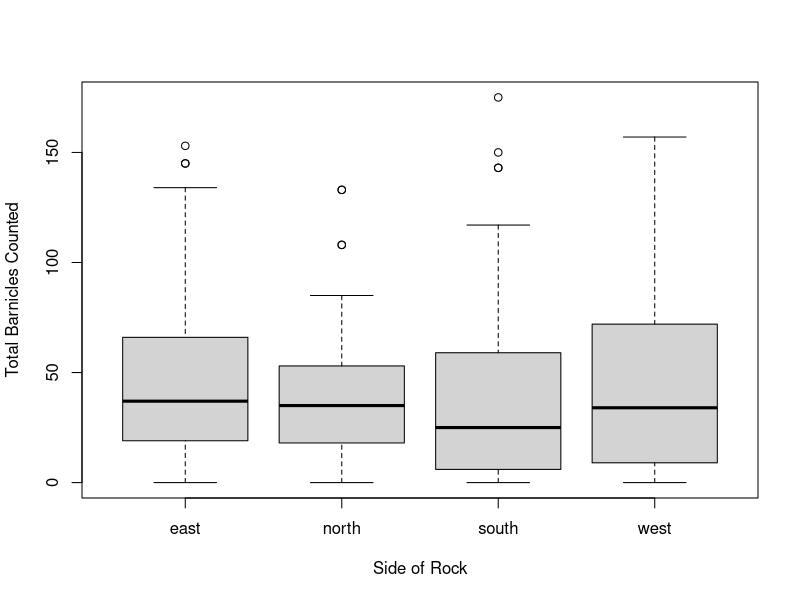

The R script that drew this image:

# library(ggplot2)
# library(dplyr)


# data = read.csv('./shellfish_data.csv')


# data$total <- data$north + data$south + data$east + data$west

# print(data)



# jpeg(file=paste(c("ocean_total", ".jpeg"), collapse = ""))
# boxplot(total~torwards_ocean, data = data, xlab= 'Meters Into The Ocean', ylab = 'Total Number of Barnicles Counted')

# dev.off()






# names <- list('north', 'south', 'east', 'west')

# data_sets <- list(data$north, data$south, data$east, data$west)


# for (i in seq(length(names)))
# {
#   name = toString(names[i])
#   print(name)
#   jpeg(file=paste(c("torwards_sea_" , name , ".jpeg"), collapse = ""))
#   boxplot(data[[name]]~data$torwards_ocean, xlab='Meters Into The Ocean', ylab= paste(c(name,' Side Barnicles Counted')))
#   dev.off()
# }

# res.aov <- aov(total~torwards_ocean, data=data)
# summary(res.aov)

# # Towards beach analysis


# jpeg(file=paste(c("beach_total" ,  ".jpeg"), collapse = ""))
# boxplot(total~along_beach, data = data, xlab= 'Meters Along the Beach', ylab = 'Total Number of Barnicles Counted' )

# dev.off()


# for (i in seq(length(names)))
# {
#   name = toString(names[i])
#   print(name)
#   jpeg(file=paste(c("along_beach_" , name , ".jpeg"), collapse = ""))
#   boxplot(data[[name]]~data$along_beach, xlab='Meters Along the Beach', ylab= paste(c(name,' Side Barnicles Counted')))
#   dev.off()
# }





# res.aov <- aov(total~along_beach, data=data)
# summary(res.aov)

#---------------------------------------------------------------
#n/s/e/w

data = read.csv('./shellfish_data.csv')

names <- list('north', 'south', 'east', 'west')
data$total <- data$north + data$south + data$east + data$west



library(tidyr)

data_long <- gather(data, condition, measurement)


data_wide <- data_long[data_long$condition %in% names, ]


jpeg(file='rock_direction_total.jpeg')
boxplot(data_wide$measurement~data_wide$condition, xlab = 'Side of Rock', ylab='Total Barnicles Counted')
dev.off()

data_wide

##----------------------------------------------------------------------------------------------------------------------------
# heatmap
# # Load the lattice package
# library("lattice")


# library('ggplot2')
# library(ggplot2)
# library(dplyr)
# library(hrbrthemes)
# library(viridis)
# library(dplyr)

# # Dummy data

# data_new <- expand.grid(X=data$along_beach, Y=data$torwards_ocean, data=data)
# data_new$Z <-data$total

# ## Try it out
# levelplot(data_new$Z ~ data_new$X*data_new$Y, data=data_new  ,xlab="X",)



# grouped_data = data %>% group_by(along_beach,torwards_ocean)  %>%
#   summarise(total_count = sum(total))

# grouped_data

# jpeg(file=paste(c("heatmap.jpeg"), collapse = ""))
# ggplot(grouped_data, aes(x=along_beach, y=torwards_ocean, size = total_count)) +
#   geom_point(alpha=0.75) +
#   scale_size(range = c(.1, 14)) + scale_y_continuous(breaks=seq(0,10,1))+ xlab('Meters Along the Beach') + ylab('Meters Into the Ocean')
# dev.off()






# data_new

## Directional Anovas
##---------------------------------------------------------------


# names <- list('north', 'south', 'east', 'west')

# data_sets <- list(data$north, data$south, data$east, data$west)


# for (i in seq(length(names)))
# {
#   name = toString(names[i])
#   res.aov <- aov(data[[name]]~torwards_ocean, data=data)
#   print(summary(res.aov))

# }




## Half informed
#---------------------------------------

# subset data to 0, 2, 4, 8, 9, 10


# data = read.csv('./shellfish_data.csv')


# data$total <- data$north + data$south + data$east + data$west

# transects <- list(0, 2, 4, 8, 9, 10)

# half_data = data[data$torwards_ocean %in% transects,]

# res.aov <- aov(total~torwards_ocean, data=half_data)
# print(summary(res.aov))

# names <- list('north', 'south', 'east', 'west')

# data_sets <- list(half_data$north, half_data$south, half_data$east, half_data$west)


# for (i in seq(length(names)))
# {
#   name = toString(names[i])
#   res.aov <- aov(half_data[[name]]~torwards_ocean, data=half_data)
#   print(summary(res.aov))

# }



## third informed
##---------------------------------------

# subset data to 0, 2, 4, 8, 10


# data = read.csv('./shellfish_data.csv')


# data$total <- data$north + data$south + data$east + data$west

# transects <- list(0, 4, 10)

# half_data = data[data$torwards_ocean %in% transects,]

# res.aov <- aov(total~torwards_ocean, data=half_data)
# print(summary(res.aov))

# names <- list('north', 'south', 'east', 'west')

# data_sets <- list(half_data$north, half_data$south, half_data$east, half_data$west)


# for (i in seq(length(names)))
# {
#   name = toString(names[i])
#   res.aov <- aov(half_data[[name]]~torwards_ocean, data=half_data)
#   print(summary(res.aov))

# }


#--------------------------------------------------------

# #pvalues change

# library('ggplot2')
# library(ggplot2)
# library(dplyr)


# data = read.csv('./shellfish_data.csv')


# data$total <- data$north + data$south + data$east + data$west

# total_p <- c(0.524, 0.434, 0.601)

# north_p <- c(0.928, 0.785, 0.583)

# south_p <- c(0.573, 0.584,  0.801)

# east_p <- c( 0.758, 0.497, 0.385)

# west_p <- c(0.478, 0.548, 0.397)

# x_data = c(9, 6, 3)

# test <- data.frame(matrix(ncol = 0, nrow = 3))
# test$total <- total_p
# test$north <- north_p
# test$south <- south_p
# test$east <- east_p
# test$west <- west_p
# test$group <- x_data
# # install.packages("reshape")
# library(reshape)
# mdata <- melt(test, id=c("group"))

# print(mdata)

# jpeg(file=paste(c("pchange.jpeg"), collapse = ""))
# ggplot( data=mdata, aes(x=group, y=value, group=variable, color=variable)) +
#   geom_line()+
#   xlab('Number of Transects') + ylab('ANOVA P Value') + 
#   scale_x_continuous(breaks=c(9, 6, 3))
# dev.off()



##-----------------------------------------------------------


# library('ggplot2')
# library(ggplot2)
# library(dplyr)

# # Total / south
# data = read.csv('./shellfish_data.csv')


# data$total <- data$north + data$south + data$east + data$west

# jpeg(file=paste(c("total_south.jpeg"), collapse = ""))
# ggplot(data, aes(x=south, y=total)) +
#   geom_point() + 
#   geom_smooth(method='lm')
#   # scale_size(range = c(.1, 14)) + scale_y_continuous(breaks=seq(0,10,1))+ xlab('Meters Along the Beach') + ylab('Meters Into the Ocean')
# dev.off()



# grouped_data = data %>% group_by(torwards_ocean, north, south, east, west)  %>%
#   summarise(total_count = sum(total))


# cone <- cor(grouped_data)

# install.packages("corrplot")
# library(corrplot)
# corrplot(cone, method="circle")

# jpeg(file=paste(c("cor.jpeg"), collapse = ""))
# corrplot(cone, method="circle")
# dev.off()


# -------------------------------------------------------------------------
# n/s/e/w